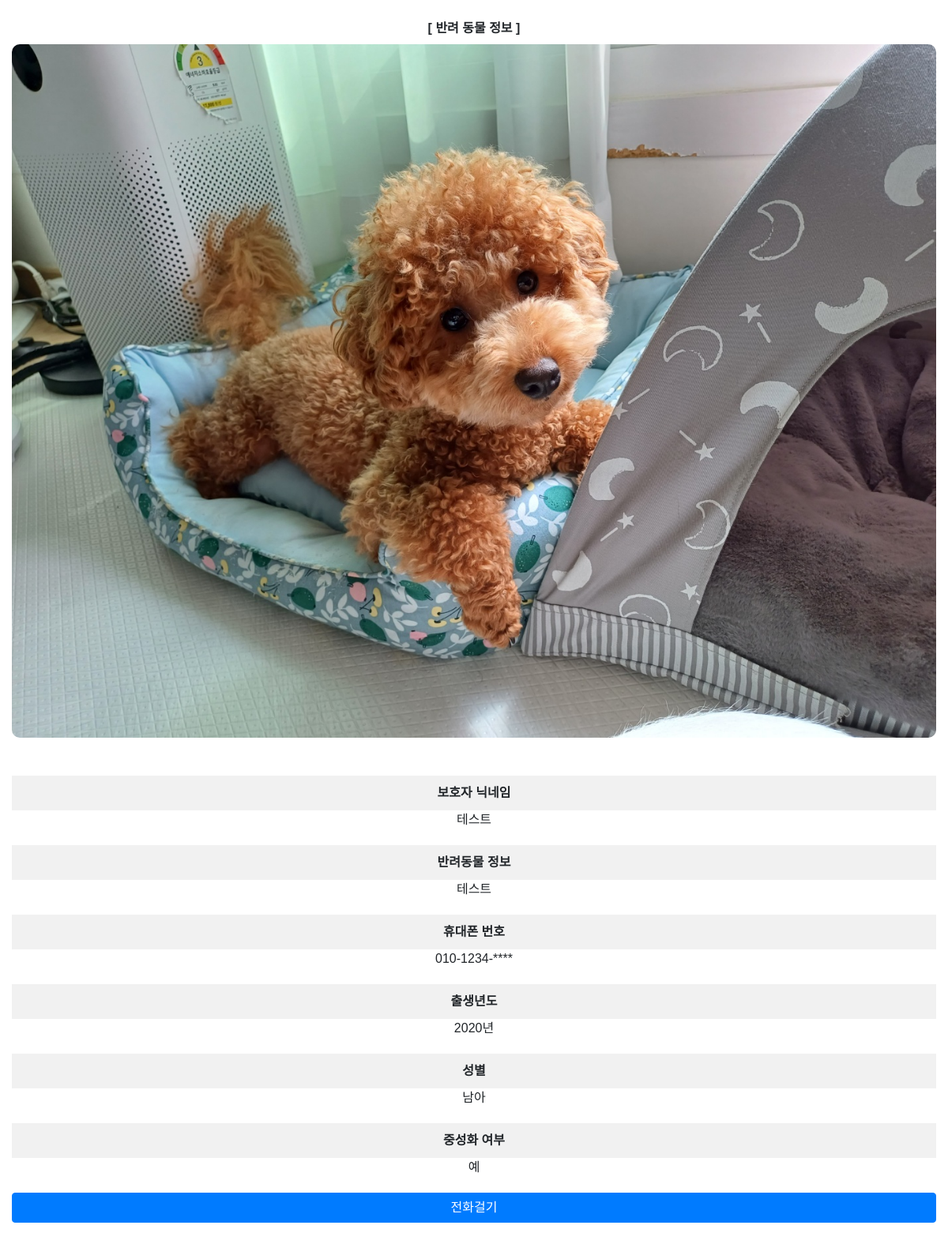
Screenshot of /dogtag/doginfo/2/ with the database file from the repository.
### dogtag/models.py (models this page shows, shortened)
class DogInfo(models.Model):
    class Meta:
        app_label = 'dogtag'
    guardian_nickname = models.CharField(max_length=50, null=False)
    dog_name = models.CharField(max_length=50, null=False)
    phone_number = models.CharField(max_length=20, null=False)
    birth_year = models.CharField(max_length=4, null=True, blank=True)
    GENDER_CHOICES = [('M', '남아'), ('F', '여아')]
    gender = models.CharField(max_length=1, choices=GENDER_CHOICES)
    is_neutered = models.BooleanField(default=False)
    dog_image = models.ImageField(upload_to=get_upload_to, null=True, blank=True)  # upload_to를 함수로 설정
    created_at = models.DateTimeField(auto_now_add=True)
    updated_at = models.DateTimeField(auto_now=True)

### dogtag/views.py (the view)
# urls.py: path('doginfo/<int:pk>/', DogInfoDetailView.as_view(), name='doginfo_detail'),
class DogInfoDetailView(DetailView):
    model = DogInfo
    template_name = 'doginfo_detail_view.html'

### dogtag/templatetags/custom_filters.py (called while the page is built)
@register.filter
def mask_last_four(value):
    return value[:-4] + '****'

### dogtag/templates/doginfo_detail_view.html (shortened to what this page needs)
<!DOCTYPE html>
<html lang="en">
<head>
    {% load custom_filters %}
    <link href="https://maxcdn.bootstrapcdn.com/bootstrap/4.5.2/css/bootstrap.min.css" rel="stylesheet">
    <link href="https://cdn.jsdelivr.net/npm/@orioncactus/pretendard@1.1.5/dist/web/stylesheet.css" rel="stylesheet">
</head>
<body>
    <div class="container-fluid mt-4">
        <div class="text-center mb-2 mt-2">
            <strong>[ 반려 동물 정보 ]</strong>
        </div>
        <div class="img-container mb-5">
            {% if object.dog_image %}
                <img src="{{ object.dog_image.url }}" alt="{{ object.dog_name }}" class="img-fluid" style="border-radius: 10px;">
            {% else %}
                <p>사진이 없습니다.</p>
            {% endif %}
        </div>
        <div class="info-section">
            <strong>보호자 닉네임</strong>
            <div>{{ object.guardian_nickname }}</div>
        </div>
        <div class="info-section">
            <strong>반려동물 정보</strong>
            <div>{{ object.dog_name }}</div>
        </div>
        <div class="info-section">
            <strong>휴대폰 번호</strong>
            <div>{{ object.phone_number|mask_last_four }}</div>
        </div>
        <div class="info-section">
            <strong>출생년도</strong>
            <div>{{ object.birth_year }}년</div>
        </div>
        <div class="info-section">
            <strong>성별</strong>
            <div>{{ object.get_gender_display }}</div>
        </div>
        <div class="info-section">
            <strong>중성화 여부</strong>
            <div>{{ object.is_neutered|yesno:"예,아니오" }}</div>
        </div>
        <div class="text-center mb-5 mt-2">
            <a href="tel:{{ object.phone_number }}" class="btn btn-primary w-100">전화걸기</a>
        </div>
    </div>
</body>
</html>

### dogtag/templates/doginfo_detail_view.html (style rules this page uses)
body { font-family: 'Pretendard', sans-serif; }
.info-section { text-align: center; margin: 20px 0; }
.info-section strong { background-color: #f1f1f1; padding: 10px; display: block; }
.img-container { text-align: center; max-width: 100%; margin: auto; }

### rows the page displays
DogInfo: dog_image (picture), guardian_nickname "테스트", dog_name "테스트", phone_number|mask_last_four "010-1234-****", birth_year "2020", gender "남아", is_neutered "예"
